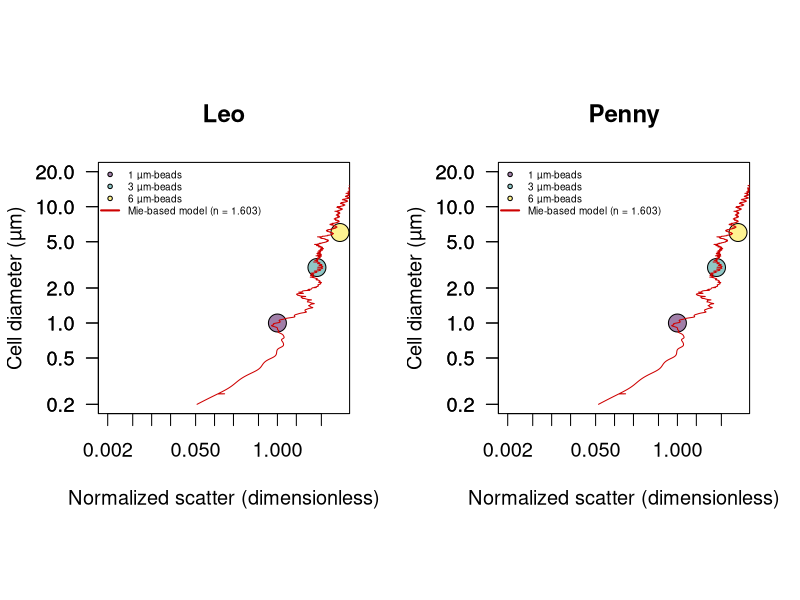

Generate this figure with R: (Note: this script raises an error after producing the figure.)
library(scales)
library(viridis)
library(DEoptimR)
path.to.git.repository <- "~/Documents/Codes/mie-theory/"
setwd(path.to.git.repository)
.rainbow.cols <- colorRampPalette(c("#00007F", "blue", "#007FFF", "cyan", "#7FFF7F", "yellow","#FF7F00", "red", "#7F0000"))


#############################
### scatter normalization ###
#############################

beadsP <- read.csv("Penny-summary.csv")
beadsP$fsc <- 10^((beadsP$fsc/2^16)*4)
id <- grep("Mix", beadsP$file) # select file with mix of beads
beadsP <- beadsP[id,]
beadsP$size <- as.numeric(sub("beads","",beadsP$i))
id.1 <- which(beadsP$size == 1) # find 1 micron beads
beadsP$normalized.fsc <- beadsP$fsc/mean(beadsP[id.1,'fsc'])
beadsP <- aggregate(beadsP[,-c(1,7)], by=list(beadsP$size), FUN=mean) # calculate mean values for each bead size

beadsL <- read.csv("Leo-summary.csv")
beadsL$fsc <- 10^((beadsL$fsc/2^16)*4)
id <- grep("Bead_Mix", beadsL$file) # select file with mix of beads
beadsL <- beadsL[id,]
beadsL$size <- as.numeric(sub("beads","",beadsL$i))
id.1 <- which(beadsL$size == 1) # find 1 micron beads
beadsL$normalized.fsc <- beadsL$fsc/mean(beadsL[id.1,'fsc'])
beadsL <- aggregate(beadsL[,-c(1,7)], by=list(beadsL$size), FUN=mean) # calculate mean values for each bead size


ir <- c(1.35/1.3371, 1.41/1.3371) # range given in Lehmuskero et al. Progr Oceanogr 2018
# mie2 <- t(read.csv("meidata-1010INFLUX.csv" ,header=F)) # low
mie2 <- t(read.csv("meidata-1017INFLUX.csv" ,header=F)) # low
mie1 <- t(read.csv("meidata-1032INFLUX.csv" ,header=F)) # fit
mie3 <- t(read.csv("meidata-1055INFLUX.csv" ,header=F)) # high
mie4 <- t(read.csv("meidata-beadsINFLUX.csv" ,header=F)) # beads

# optimization routine
sigma.lsq <- function(mie, beads, params){

     c <- params[1]
     b <- params[2]
     id <- findInterval(beads$size, mie[,1])
     scatt <- (mie[id,2]/c)^b
     df <- data.frame(obs=beads$normalized.fsc, pred=scatt)
     sigma <- mean(((df$obs - df$pred)/df$obs)^2,na.rm=T)
  return(sigma)
  }



######################################################
#### compare MIE prediction with calibration beads ###
######################################################
png("MieINFLUX-beads-scatter.png",width=12, height=6, unit='in', res=400)

par(mfrow=c(1,2), pty='s', cex=1.2)

for(inst in c("Leo","Penny")){

# inst <- "Leo"
print(inst)
### Optimization

if(inst == "Leo") beads <- beadsL
if(inst == "Penny") beads <- beadsP

#beads1 <- subset(beads,  size > 0.3) # run to test optimzation across range of particle size, except 0.3 microns beads not properly analyzed.

f <- function(params) sigma.lsq(mie=mie4, beads=beads, params)
res <- JDEoptim(f, lower=c(0,0), upper=c(10000,2), tol=1e-8,trace=F)
print(res)
params <- res$par # optimized 'c' and 'b' values
print(params)


### CREATE LOOKUP TABLE
#d <- 0.220; e <- 1 # LINEAR Shalapyonok et al. 2001; 0.220 (Li et al. 1992, Veldhuis et al. 2004, and more studies agreed with 220 fg C um-3)
#d <- 0.54; e <- 0.85 # EXPO Roy, S., Sathyendranath, S. & Platt, T. Size-partitioned phytoplankton carbon and carbon-to-chlorophyll ratio from ocean colour by an absorption-based bio-optical algorithm. Remote Sens. Environ. 194, 177–189 (2017).
#d <- 0.216; e <- 0.939 # ALL Protists EXPO Roy, 1. Menden-Deuer, S. & Lessard, E. J. Carbon to volume relationships for dinoflagellates, diatoms, and other protist plankton. Limnol. Oceanogr. 45, 569–579 (2000).
d <- 0.261; e <- 0.860 # < 3000 µm3 EXPO Roy, 1. Menden-Deuer, S. & Lessard, E. J. Carbon to volume relationships for dinoflagellates, diatoms, and other protist plankton. Limnol. Oceanogr. 45, 569–579 (2000).

max.scatter <- 20
min.scatter <- 0.0001

b <- params[2]
c <- params[1]

spar <- 0.99
smooth.mie1 <- smooth.spline(log10((mie1[,2]/c)^b), log10(mie1[,1]), spar=spar)
smooth.mie2 <- smooth.spline(log10((mie2[,2]/c)^b), log10(mie2[,1]), spar=spar)
smooth.mie3 <- smooth.spline(log10((mie3[,2]/c)^b), log10(mie3[,1]), spar=spar)
smooth.mie4 <- smooth.spline(log10((mie1[,2]/c)^b), log10(d*(4/3*pi*(0.5*mie1[,1])^3)^e), spar=spar)
smooth.mie5 <- smooth.spline(log10((mie2[,2]/c)^b), log10(d*(4/3*pi*(0.5*mie2[,1])^3)^e), spar=spar)
smooth.mie6 <- smooth.spline(log10((mie3[,2]/c)^b), log10(d*(4/3*pi*(0.5*mie3[,1])^3)^e), spar=spar)

# Change resolution
scatter <- 10^(seq(log10(min(mie2[,2]/c)), log10(max(mie3[,2]/c)),length.out=10000))
s1 <- approx(10^smooth.mie1$x, 10^smooth.mie1$y, xout=scatter)
s2 <- approx(10^smooth.mie2$x, 10^smooth.mie2$y, xout=scatter)
s3 <- approx(10^smooth.mie3$x, 10^smooth.mie3$y, xout=scatter)
s4 <- approx(10^smooth.mie4$x, 10^smooth.mie4$y, xout=scatter)
s5 <- approx(10^smooth.mie5$x, 10^smooth.mie5$y, xout=scatter)
s6 <- approx(10^smooth.mie6$x, 10^smooth.mie6$y, xout=scatter)

print(mean(s2$y, na.rm=T))

if(inst == "Leo"){mie_Leo <- data.frame(cbind(scatter=s1$x,
                                            diam_Leo_mid=s1$y,diam_Leo_upr=s2$y,diam_Leo_lwr = s3$y,
                                            Qc_Leo_mid=s4$y, Qc_Leo_upr=s5$y, Qc_Leo_lwr=s6$y))
                mie_Leo <- subset(mie_Leo, scatter >= min.scatter & scatter <= max.scatter)}

if(inst == "Penny"){mie_Penny <- data.frame(cbind(scatter=s1$x,
                                            diam_Penny_mid=s1$y,diam_Penny_upr=s2$y,diam_Penny_lwr = s3$y,
                                            Qc_Penny_mid=s4$y, Qc_Penny_upr=s5$y, Qc_Penny_lwr=s6$y))
                mie_Penny <- subset(mie_Penny, scatter >= min.scatter & scatter <= max.scatter)}

n <- unique(beads$size)

plot(beads$normalized.fsc, beads$size,log='xy', xaxt='n',xlim=c(0.002,10), ylim=c(0.2,20), bg=alpha(viridis(length(n)),0.5),cex=2, pch=21, xlab="Normalized scatter (dimensionless)", ylab="Cell diameter (µm)", las=1, main=paste(inst))
axis(1, at=c(0.002,0.005,0.01,0.02,0.05,0.1,0.2,0.5,1,2,5))
axis(2, at=c(0.1,0.2,0.5,1,2,5,10,20),las=1)
lines((mie4[,2]/c)^b, mie4[,1], col='red3')
legend("topleft",cex=0.5, legend=c(paste(n, 'µm-beads'), "Mie-based model (n = 1.603)"), bty='n', pch=c(rep(21,length(n)), NA), lwd=c(rep(NA,length(n)), 2),col=c(rep(1,length(n)),'red3'), pt.bg=alpha(c(viridis(length(n)), 'red3'),0.5))

}


dev.off()


mie <- data.frame(cbind(mie_Leo[,], mie_Penny[-nrow(mie_Penny),-1]))
summary(mie)

par(mfrow=c(1,1))
plot(mie$scatter, mie[,2], log="xy", type="l")
  lines(mie$scatter, mie[,3], lty=3)
  lines(mie$scatter, mie[,4], lty=2)

write.csv(mie, "calibrated-mieINFLUX.csv", row.names=F, quote=F)
